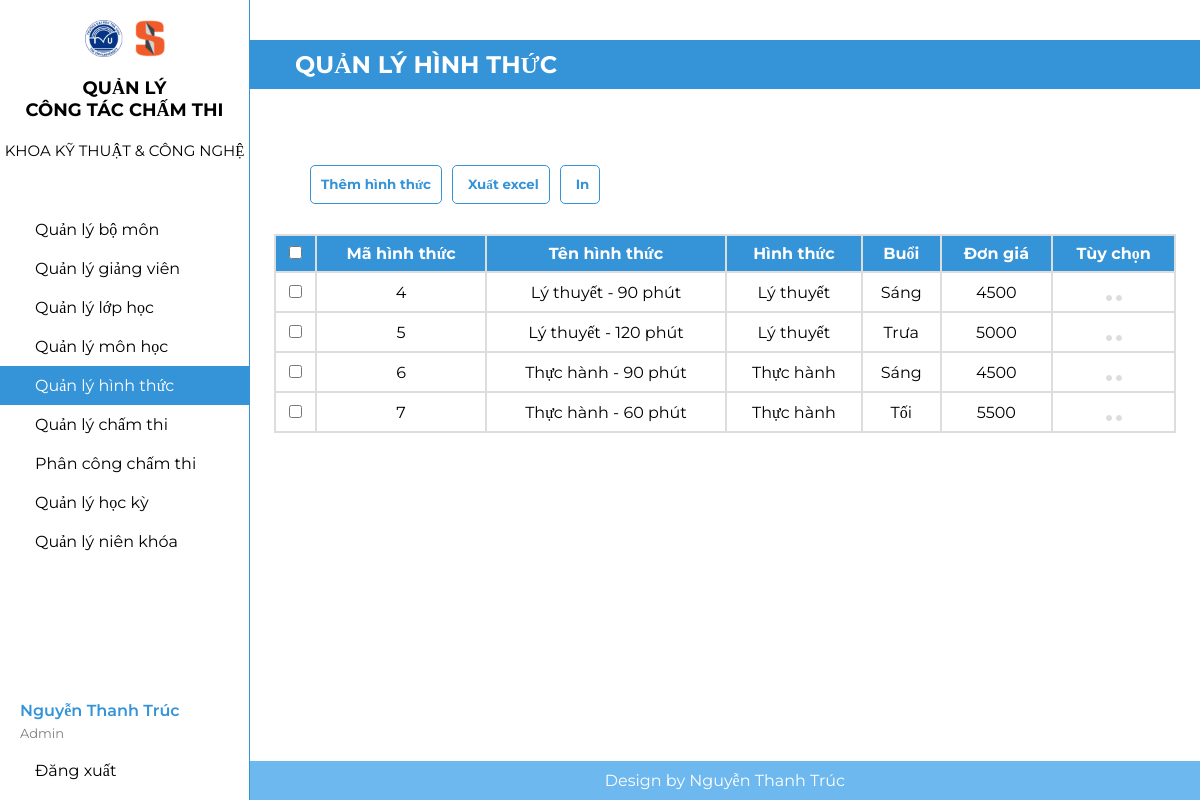
/hinhthuc.php (signed in), run on the app's committed database.
### tables this page shows
CREATE TABLE `hinhthuc` (
  `MaHT` int(11) NOT NULL,
  `TenHT` varchar(50) NOT NULL,
  `Hthuc` varchar(50) NOT NULL,
  `Buoi` varchar(50) NOT NULL,
  `Gia` int(11) NOT NULL
);

### hinhthuc.php (the view, shortened to what this page needs)
<?php
include("headerad.php");
?>
            <div class="h2text">
            <h2>
                QUẢN LÝ HÌNH THỨC
            </h2>
            </div>
                <div class="btn">
                    <button>
                        <a href="themht.php">
                        Thêm hình thức
                        </a>
                    </button>
                    <button>
                        Xuất excel
                    </button>
                    <button>
                        In
                    </button>
                </div>
            <div class="quanly">
                <table class="table">
                    <tr>
                        <th><input type="checkbox"/></th>
                        <th>Mã hình thức</th>
                        <th>Tên hình thức</th>
                        <th>Hình thức</th>
                        <th>Buổi</th>
                        <th>Đơn giá</th>
                        <th>Tùy chọn</th>
                    </tr>
                    <?php
                        include("ketnoi.php");
                        $sql="select * from hinhthuc";
                        $kq=mysqli_query($conn,$sql) or die ("Không thể xuất thông tin ".mysqli_error());
                        while($row=mysqli_fetch_array($kq))
                        {
                            echo "<tr>";
                        echo "<td height='40px'><input type='checkbox'></td>";
                        echo "<td>" . $row["MaHT"] . "</td>";
                        $usern = $row["MaHT"];
                        echo "<td>" . $row["TenHT"] . "</td>";
                        echo "<td>" . $row["Hthuc"] . "</td>";
                        echo "<td>" . $row["Buoi"] . "</td>";
                        echo "<td>" . $row["Gia"] . "</td>";
                        echo "<td>
                        <button>
                            <a href='suaht.php?user=$usern'>
                                <ion-icon name='pencil'></ion-icon>
                            </a>
                        </button>
                        <a href='xoaht.php?user=$usern'><button><ion-icon name='trash'></button></ion-icon></a>
                        </td>";
                        echo "</tr>";
                        }
                    ?>
                </table>
            </div>
            <?php
include("footer.php");
?>

### headerad.php (shortened to what this page needs)
<!DOCTYPE html>
<html lang="en">
<head>
    <link rel="stylesheet" href="adminn.css" />
</head>
<body>
<?php
    include("ketnoi.php");
    $userlogin = $_SESSION["admin"];
    $sql2 = "select * from admin where emailad='" . $userlogin . "'";
    $kq2 = mysqli_query($conn, $sql2) or die("Không thể xuất thông tin người dùng " . mysqli_error());
    $admin_login =  mysqli_fetch_array($kq2);
    ?>
    <div class="admin_layout">
        <div class="admin_layout_left">
            <div class="admin_item">
                <img src="./hinh/TVU-SET.png" />
                <h2>QUẢN LÝ<br>CÔNG TÁC CHẤM THI</h2>
                <h3>KHOA KỸ THUẬT & CÔNG NGHỆ</h3>
            </div>
            <div class="admin_tab">
                <a href="bomon.php" class="tab_item">
                    <span>Quản lý bộ môn</span>
                </a>
                <a href="giangvien.php" class="tab_item">
                    <span>Quản lý giảng viên</span>
                </a>
                <a href="lophoc.php" class="tab_item">
                    <span>Quản lý lớp học</span>
                </a>
                <a href="monhoc.php" class="tab_item">
                    <span>Quản lý môn học</span>
                </a>
                <a href="hinhthuc.php" class="tab_item">
                    <span>Quản lý hình thức</span>
                </a>
                <a href="chamthi.php" class="tab_item">
                    <span>Quản lý chấm thi</span>
                </a>
                <a href="phancongcham.php" class="tab_item">
                    <span>Phân công chấm thi</span>
                </a>
                <a href="hocky.php" class="tab_item">
                    <span>Quản lý học kỳ</span>
                </a>
                <a href="nienkhoa.php" class="tab_item">
                    <span>Quản lý niên khóa</span>
                </a>
            </div>
            <div class="fi_tab">
                <div class="fi_tab_item_info">
                    <div class="fi_tab_itemtext">
                        <span><?php echo $admin_login["tenad"]; ?></span>
                    </div>
                    <div class="fi_tab_itemadimin">
                        <span>Admin</span>
                    </div>
                </div>
                <a href="logout.php" class="fi_tab_logout">
                    <span>Đăng xuất</span>
                </a>
            </div>
        </div>
        <div class="admin_layout_right">

### adminn.css (style rules this page uses)
* { margin: 0; padding: 0; box-sizing: border-box; font-family: Montserrat; }
.admin_layout { display: flex; width: 100%; height: 100vh; }
.admin_layout_left { display: flex; flex-direction: column; background-color: white; width: 250px; height: 100%; border-right: 1px solid #3593D8; position: relative; }
.admin_layout_right { display: flex; flex-direction: column; background-color: white; flex: 1; min-height: 100%; position: relative; }
.admin_item { display: flex; flex-direction: column; align-items: center; gap: 10px; }
.admin_item img { display: block; width: 80px; padding-top: 20px; }
.admin_item h2 { font-size: 18px; text-align: center; }
.admin_item h3 { font-size: 15px; font-weight: 400; }
.admin_tab { display: flex; flex-direction: column; margin-top: 50px; width: 100%; }
.tab_item { display: flex; align-items: center; padding: 10px 20px; gap: 15px; text-decoration: none; color: black; }
.fi_tab { display: flex; flex-direction: column; position: absolute; width: 100%; bottom: 10px; }
.fi_tab_item_info { display: flex; flex-direction: column; padding: 10px 20px; gap: 5px; }
.fi_tab_logout { display: flex; align-items: center; padding: 10px 20px; gap: 15px; text-decoration: none; color: black; }
.fi_tab_itemtext { display: flex; color: #3593D8; font-weight: 600; }
.fi_tab_itemadimin { display: flex; color: gray; font-size: small; }

### headerad.php (style rules this page uses)
* { text-decoration: none; }
.quanly { display: flex; flex-direction: column; align-items: center; }
h2 { display: flex; align-items: center; padding: 10px 20px; gap: 15px; }
.h2text h2 { color:white; background-color: #3593D8; margin-top: 40px; padding: 10px 30px; }
.btn { display: flex; margin-top: 8%; margin-left: 60px; gap: 10px; align-items: left; }
.btn button a { color:#3593D8; text-decoration: none; }
.btn button { display: flex; border: 1px solid #3593D8; padding: 10px 10px; background-color: white; color: #3593D8; font-weight: bold; border-radius: 5px; gap:5px; }
table { font-family: arial, sans-serif; border-collapse: collapse; width: 95%; align-items: center; border: 2px solid #dddddd; justify-content: center; margin-top: 30px; }
td, th { border: 2px solid #dddddd; text-align: center; padding: 8px; }
th { color: white; background-color: #3593D8; }
td button { background-color: #dddddd; padding: 2px 2px; color:#3593D8; border: 1px solid #dddddd; font-weight: bold; border-radius: 5px; }

### hinhthuc.php (style rules this page uses)
.admin_tab :nth-child(5) { background-color: #3593D8; color: white; }

### data on the page
hinhthuc: MaHT "4", TenHT "Lý thuyết - 90 phút", Hthuc "Lý thuyết", Buoi "Sáng", Gia "4500"
hinhthuc: MaHT "5", TenHT "Lý thuyết - 120 phút", Hthuc "Lý thuyết", Buoi "Trưa", Gia "5000"
hinhthuc: MaHT "6", TenHT "Thực hành - 90 phút", Hthuc "Thực hành", Buoi "Sáng", Gia "4500"
hinhthuc: MaHT "7", TenHT "Thực hành - 60 phút", Hthuc "Thực hành", Buoi "Tối", Gia "5500"

### other printed values
$admin_login["tenad"] "Nguyễn Thanh Trúc"
